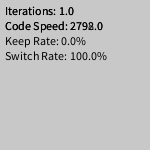
Frame 1 (no input)
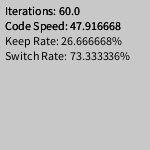
Frame 60 (the mouse pressed at the canvas centre just before this capture)
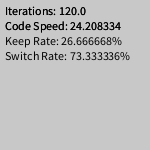
Frame 120 (the mouse held since frame 60 and released just before this capture)

The Processing sketch that drew these frames (run headless with seeded random() and noise(); from frame 60 on, the mouse is pressed at the canvas centre):

// Processing sketch: processing_169001
// ── processing_169001.pde

int host;
int choice;
int reChoice;
int DoorRemove;
int Removed; 

float iterations = 1; 
float correctA = 0;
float correctB = 0;

void setup() {
  frameRate(9001); // OVER 9000!
  size(150, 150);
}

void draw() {
  //calling all functions calling all functions
  background(200);

  ChooseCarDoor();
  Contestant();

  Stats(choice,0, "Keep ");
  Stats(0,reChoice, "Switch ");

  iterations++;
}



void ChooseCarDoor() {      //This funtion decides which door(1 2 or 3) the car 
  host = int(random(1, 4)); //is behind.
}


void Contestant() {  //This function decides which door the contestant chooses
  choice = int(random(1, 4));
  Removed = removeDoor(choice, host);
  reChoice = 6 - choice - Removed;
}

int removeDoor(int DoorChosen, int DoorCar) {  // This function removes a the 
                                               // door which doesnt have a car
                                               // behind it and also isn't the 
                                               // choice of the contestant
  if (DoorChosen != DoorCar) {                 
    DoorRemove = 6 -DoorChosen -DoorCar;      //I'm very Proud of this bit of 
                                              //code here, it finds out
                                              // which door to remove by simple
                                              // subtractiom
  }
  else if (DoorChosen == 1) {
    DoorRemove = int(random(2, 4));
  }
  else if (DoorChosen == 2) {
    if (int(random(1, 3))==1) {
      DoorRemove = 1;
    }
    else {
      DoorRemove = 3;
    }
  }
  else if (DoorChosen == 3) {
    DoorRemove =  int(random(1, 3));
  }

  return DoorRemove;
}



void Stats(int StatsInA, int StatsInB, String strategy) { //This function is whe-
                                                          //re the success rates 

                                                          //for the two strategi-                                                          //es is determined

  if (StatsInA==host) {
    correctA++;
  }
  if (StatsInB==host) {
    correctB++;
  }



  float rateA = (correctA/iterations)*100;
  float rateB = (correctB/iterations)*100;

  fill(0);
  text("Iterations: " + iterations, 5, 15);
  text("Code Speed: " + millis()/iterations, 5, 30); //In milliseconds per loop
  
  if(StatsInB == 0){
  text(strategy + "Rate: " + rateA + "%", 5, 45);
  }else{
  text(strategy + "Rate: " + rateB + "%", 5, 60);
  }
}
